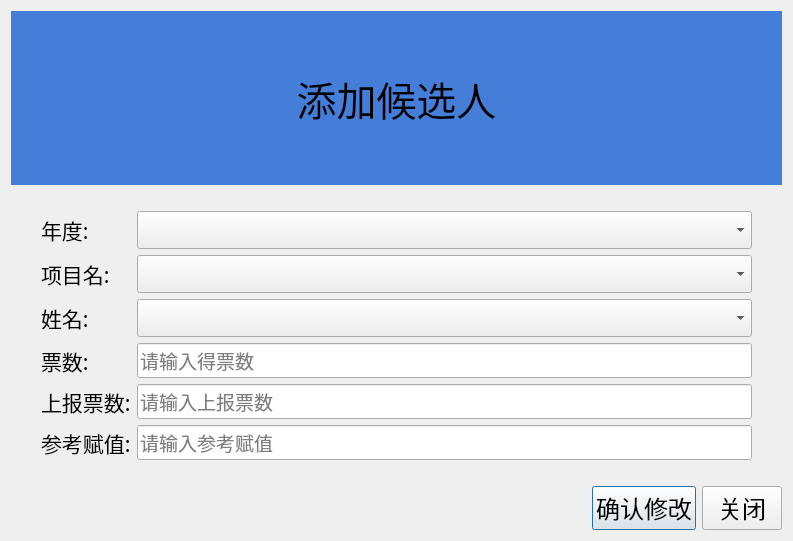
<?xml version="1.0" encoding="UTF-8"?>
<ui version="4.0">
    <class>Dialog</class>
    <widget class="QDialog" name="Dialog">
        <property name="geometry">
            <rect>
                <x>0</x>
                <y>0</y>
                <width>793</width>
                <height>541</height>
            </rect>
        </property>
        <property name="windowTitle">
            <string>Dialog</string>
        </property>
        <layout class="QVBoxLayout" name="verticalLayout">
            <item>
                <widget class="QLabel" name="label">
                    <property name="font">
                        <font>
                            <family>华文新魏</family>
                            <pointsize>30</pointsize>
                        </font>
                    </property>
                    <property name="styleSheet">
                        <string notr="true">background-color: rgb(68, 126, 217);
                            padding: 10px
                        </string>
                    </property>
                    <property name="text">
                        <string>添加候选人</string>
                    </property>
                    <property name="alignment">
                        <set>Qt::AlignCenter</set>
                    </property>
                </widget>
            </item>
            <item>
                <layout class="QFormLayout" name="formLayout_2">
                    <property name="leftMargin">
                        <number>30</number>
                    </property>
                    <property name="topMargin">
                        <number>20</number>
                    </property>
                    <property name="rightMargin">
                        <number>30</number>
                    </property>
                    <property name="bottomMargin">
                        <number>20</number>
                    </property>
                    <item row="0" column="0">
                        <widget class="QLabel" name="Label">
                            <property name="font">
                                <font>
                                    <family>华文新魏</family>
                                    <pointsize>16</pointsize>
                                </font>
                            </property>
                            <property name="text">
                                <string>年度:</string>
                            </property>
                        </widget>
                    </item>
                    <item row="0" column="1">
                        <widget class="QComboBox" name="ComboBox">
                            <property name="font">
                                <font>
                                    <family>华文新魏</family>
                                    <pointsize>16</pointsize>
                                </font>
                            </property>
                        </widget>
                    </item>
                    <item row="1" column="0">
                        <widget class="QLabel" name="Label_2">
                            <property name="font">
                                <font>
                                    <family>华文新魏</family>
                                    <pointsize>16</pointsize>
                                </font>
                            </property>
                            <property name="text">
                                <string>项目名:</string>
                            </property>
                        </widget>
                    </item>
                    <item row="1" column="1">
                        <widget class="QComboBox" name="ComboBox_2">
                            <property name="font">
                                <font>
                                    <family>华文新魏</family>
                                    <pointsize>16</pointsize>
                                </font>
                            </property>
                        </widget>
                    </item>
                    <item row="2" column="0">
                        <widget class="QLabel" name="name">
                            <property name="font">
                                <font>
                                    <family>华文新魏</family>
                                    <pointsize>16</pointsize>
                                </font>
                            </property>
                            <property name="text">
                                <string>姓名:</string>
                            </property>
                        </widget>
                    </item>
                    <item row="3" column="0">
                        <widget class="QLabel" name="vote_number">
                            <property name="font">
                                <font>
                                    <family>华文新魏</family>
                                    <pointsize>16</pointsize>
                                </font>
                            </property>
                            <property name="text">
                                <string>票数:</string>
                            </property>
                        </widget>
                    </item>
                    <item row="3" column="1">
                        <widget class="QLineEdit" name="LineEdit_2">
                            <property name="font">
                                <font>
                                    <family>华文新魏</family>
                                    <pointsize>14</pointsize>
                                </font>
                            </property>
                            <property name="placeholderText">
                                <string>请输入得票数</string>
                            </property>
                        </widget>
                    </item>
                    <item row="4" column="0">
                        <widget class="QLabel" name="Label_3">
                            <property name="font">
                                <font>
                                    <family>华文新魏</family>
                                    <pointsize>16</pointsize>
                                </font>
                            </property>
                            <property name="text">
                                <string>上报票数:</string>
                            </property>
                        </widget>
                    </item>
                    <item row="4" column="1">
                        <widget class="QLineEdit" name="votes_reported">
                            <property name="font">
                                <font>
                                    <family>华文新魏</family>
                                    <pointsize>14</pointsize>
                                </font>
                            </property>
                            <property name="placeholderText">
                                <string>请输入上报票数</string>
                            </property>
                        </widget>
                    </item>
                    <item row="5" column="0">
                        <widget class="QLabel" name="Label_4">
                            <property name="font">
                                <font>
                                    <family>华文新魏</family>
                                    <pointsize>16</pointsize>
                                </font>
                            </property>
                            <property name="text">
                                <string>参考赋值:</string>
                            </property>
                        </widget>
                    </item>
                    <item row="5" column="1">
                        <widget class="QLineEdit" name="reference_assignment">
                            <property name="font">
                                <font>
                                    <family>华文新魏</family>
                                    <pointsize>14</pointsize>
                                </font>
                            </property>
                            <property name="placeholderText">
                                <string>请输入参考赋值</string>
                            </property>
                        </widget>
                    </item>
                    <item row="2" column="1">
                        <widget class="QComboBox" name="ComboBox_3">
                            <property name="font">
                                <font>
                                    <family>华文新魏</family>
                                    <pointsize>16</pointsize>
                                </font>
                            </property>
                        </widget>
                    </item>
                </layout>
            </item>
            <item>
                <layout class="QHBoxLayout" name="horizontalLayout_2">
                    <item>
                        <spacer name="horizontalSpacer_2">
                            <property name="orientation">
                                <enum>Qt::Horizontal</enum>
                            </property>
                            <property name="sizeHint" stdset="0">
                                <size>
                                    <width>40</width>
                                    <height>20</height>
                                </size>
                            </property>
                        </spacer>
                    </item>
                    <item>
                        <widget class="QPushButton" name="btn_addpeople">
                            <property name="font">
                                <font>
                                    <family>华文新魏</family>
                                    <pointsize>18</pointsize>
                                </font>
                            </property>
                            <property name="cursor">
                                <cursorShape>PointingHandCursor</cursorShape>
                            </property>
                            <property name="text">
                                <string>确认修改</string>
                            </property>
                        </widget>
                    </item>
                    <item>
                        <widget class="QPushButton" name="btn_close">
                            <property name="font">
                                <font>
                                    <family>华文新魏</family>
                                    <pointsize>18</pointsize>
                                </font>
                            </property>
                            <property name="cursor">
                                <cursorShape>PointingHandCursor</cursorShape>
                            </property>
                            <property name="text">
                                <string>关闭</string>
                            </property>
                        </widget>
                    </item>
                </layout>
            </item>
        </layout>
    </widget>
    <resources/>
    <connections/>
</ui>
